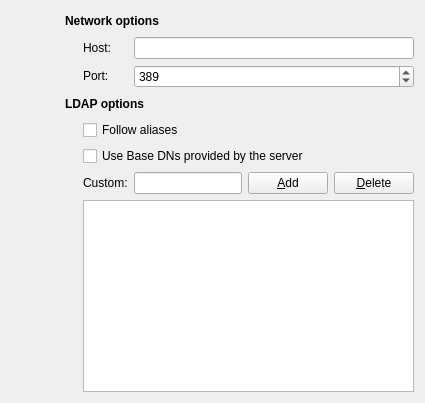
      <widget class="QWidget" name="tab">
       <attribute name="title">
        <string>Network</string>
       </attribute>
       <layout class="QGridLayout">
        <item row="0" column="1" rowspan="3" colspan="2">
         <layout class="QGridLayout" name="gridLayout_6">
          <item row="2" column="1">
           <widget class="QLabel" name="textLabel8">
            <property name="sizePolicy">
             <sizepolicy hsizetype="Fixed" vsizetype="Fixed">
              <horstretch>0</horstretch>
              <verstretch>0</verstretch>
             </sizepolicy>
            </property>
            <property name="minimumSize">
             <size>
              <width>0</width>
              <height>20</height>
             </size>
            </property>
            <property name="text">
             <string>Host:</string>
            </property>
            <property name="wordWrap">
             <bool>false</bool>
            </property>
           </widget>
          </item>
          <item row="2" column="2" colspan="3">
           <widget class="QLineEdit" name="hostLineEdit">
            <property name="sizePolicy">
             <sizepolicy hsizetype="Expanding" vsizetype="Fixed">
              <horstretch>0</horstretch>
              <verstretch>0</verstretch>
             </sizepolicy>
            </property>
            <property name="minimumSize">
             <size>
              <width>0</width>
              <height>20</height>
             </size>
            </property>
           </widget>
          </item>
          <item row="3" column="1">
           <widget class="QLabel" name="textLabel9">
            <property name="sizePolicy">
             <sizepolicy hsizetype="Fixed" vsizetype="Fixed">
              <horstretch>0</horstretch>
              <verstretch>0</verstretch>
             </sizepolicy>
            </property>
            <property name="minimumSize">
             <size>
              <width>0</width>
              <height>20</height>
             </size>
            </property>
            <property name="text">
             <string>Port:</string>
            </property>
            <property name="wordWrap">
             <bool>false</bool>
            </property>
           </widget>
          </item>
          <item row="3" column="2" colspan="3">
           <widget class="QSpinBox" name="portSpinBox">
            <property name="sizePolicy">
             <sizepolicy hsizetype="Expanding" vsizetype="Fixed">
              <horstretch>0</horstretch>
              <verstretch>0</verstretch>
             </sizepolicy>
            </property>
            <property name="minimumSize">
             <size>
              <width>0</width>
              <height>20</height>
             </size>
            </property>
            <property name="minimum">
             <number>1</number>
            </property>
            <property name="maximum">
             <number>65535</number>
            </property>
            <property name="value">
             <number>389</number>
            </property>
           </widget>
          </item>
          <item row="4" column="0" colspan="5">
           <widget class="QLabel" name="textLabel1">
            <property name="sizePolicy">
             <sizepolicy hsizetype="Expanding" vsizetype="Fixed">
              <horstretch>0</horstretch>
              <verstretch>0</verstretch>
             </sizepolicy>
            </property>
            <property name="minimumSize">
             <size>
              <width>0</width>
              <height>20</height>
             </size>
            </property>
            <property name="text">
             <string>&lt;b&gt;LDAP options&lt;/b&gt;</string>
            </property>
            <property name="alignment">
             <set>Qt::AlignVCenter</set>
            </property>
            <property name="wordWrap">
             <bool>false</bool>
            </property>
           </widget>
          </item>
          <item row="5" column="1" colspan="4">
           <widget class="QCheckBox" name="aliasBox">
            <property name="sizePolicy">
             <sizepolicy hsizetype="Expanding" vsizetype="Fixed">
              <horstretch>0</horstretch>
              <verstretch>0</verstretch>
             </sizepolicy>
            </property>
            <property name="minimumSize">
             <size>
              <width>0</width>
              <height>20</height>
             </size>
            </property>
            <property name="text">
             <string>Follow aliases</string>
            </property>
           </widget>
          </item>
          <item row="6" column="1" colspan="4">
           <widget class="QCheckBox" name="baseBox">
            <property name="sizePolicy">
             <sizepolicy hsizetype="Expanding" vsizetype="Fixed">
              <horstretch>0</horstretch>
              <verstretch>0</verstretch>
             </sizepolicy>
            </property>
            <property name="minimumSize">
             <size>
              <width>0</width>
              <height>20</height>
             </size>
            </property>
            <property name="text">
             <string>Use Base DNs provided by the server</string>
            </property>
           </widget>
          </item>
          <item row="7" column="1">
           <widget class="QLabel" name="textLabel2">
            <property name="sizePolicy">
             <sizepolicy hsizetype="Fixed" vsizetype="Fixed">
              <horstretch>0</horstretch>
              <verstretch>0</verstretch>
             </sizepolicy>
            </property>
            <property name="minimumSize">
             <size>
              <width>0</width>
              <height>20</height>
             </size>
            </property>
            <property name="text">
             <string>Custom:</string>
            </property>
            <property name="wordWrap">
             <bool>false</bool>
            </property>
           </widget>
          </item>
          <item row="7" column="2">
           <widget class="QLineEdit" name="baseEdit">
            <property name="minimumSize">
             <size>
              <width>0</width>
              <height>20</height>
             </size>
            </property>
           </widget>
          </item>
          <item row="7" column="3">
           <widget class="QPushButton" name="addBaseDNButton">
            <property name="sizePolicy">
             <sizepolicy hsizetype="Fixed" vsizetype="Fixed">
              <horstretch>0</horstretch>
              <verstretch>0</verstretch>
             </sizepolicy>
            </property>
            <property name="text">
             <string>&amp;Add</string>
            </property>
            <property name="shortcut">
             <string>Alt+A</string>
            </property>
            <property name="autoDefault">
             <bool>false</bool>
            </property>
            <property name="default">
             <bool>false</bool>
            </property>
           </widget>
          </item>
          <item row="7" column="4">
           <widget class="QPushButton" name="deleteBaseDNButton">
            <property name="sizePolicy">
             <sizepolicy hsizetype="Fixed" vsizetype="Fixed">
              <horstretch>0</horstretch>
              <verstretch>0</verstretch>
             </sizepolicy>
            </property>
            <property name="text">
             <string>&amp;Delete</string>
            </property>
            <property name="shortcut">
             <string>Alt+D</string>
            </property>
            <property name="autoDefault">
             <bool>false</bool>
            </property>
           </widget>
          </item>
          <item row="8" column="1" colspan="4">
           <widget class="QListWidget" name="baseDNWidget">
            <property name="selectionMode">
             <enum>QAbstractItemView::ExtendedSelection</enum>
            </property>
            <property name="selectionRectVisible">
             <bool>true</bool>
            </property>
           </widget>
          </item>
          <item row="5" column="0" rowspan="4">
           <spacer>
            <property name="orientation">
             <enum>Qt::Horizontal</enum>
            </property>
            <property name="sizeType">
             <enum>QSizePolicy::Fixed</enum>
            </property>
            <property name="sizeHint" stdset="0">
             <size>
              <width>12</width>
              <height>0</height>
             </size>
            </property>
           </spacer>
          </item>
          <item row="1" column="0" colspan="5">
           <widget class="QLabel" name="textLabel1_2">
            <property name="sizePolicy">
             <sizepolicy hsizetype="Expanding" vsizetype="Fixed">
              <horstretch>0</horstretch>
              <verstretch>0</verstretch>
             </sizepolicy>
            </property>
            <property name="minimumSize">
             <size>
              <width>0</width>
              <height>20</height>
             </size>
            </property>
            <property name="maximumSize">
             <size>
              <width>16777215</width>
              <height>20</height>
             </size>
            </property>
            <property name="text">
             <string>&lt;b&gt;Network options&lt;/b&gt;</string>
            </property>
            <property name="alignment">
             <set>Qt::AlignVCenter</set>
            </property>
            <property name="wordWrap">
             <bool>true</bool>
            </property>
           </widget>
          </item>
          <item row="2" column="0" rowspan="2">
           <spacer name="horizontalSpacer">
            <property name="orientation">
             <enum>Qt::Horizontal</enum>
            </property>
            <property name="sizeType">
             <enum>QSizePolicy::Fixed</enum>
            </property>
            <property name="sizeHint" stdset="0">
             <size>
              <width>12</width>
              <height>0</height>
             </size>
            </property>
           </spacer>
          </item>
         </layout>
        </item>
        <item row="0" column="0" rowspan="3">
         <layout class="QVBoxLayout" name="verticalLayout_5">
          <item>
           <widget class="QLabel" name="networkLabel">
            <property name="sizePolicy">
             <sizepolicy hsizetype="Fixed" vsizetype="Fixed">
              <horstretch>0</horstretch>
              <verstretch>0</verstretch>
             </sizepolicy>
            </property>
            <property name="minimumSize">
             <size>
              <width>48</width>
              <height>48</height>
             </size>
            </property>
            <property name="pixmap">
             <pixmap resource="../../luma.qrc">:/images/server.png</pixmap>
            </property>
            <property name="wordWrap">
             <bool>false</bool>
            </property>
           </widget>
          </item>
          <item>
           <spacer name="verticalSpacer_4">
            <property name="orientation">
             <enum>Qt::Vertical</enum>
            </property>
            <property name="sizeHint" stdset="0">
             <size>
              <width>20</width>
              <height>40</height>
             </size>
            </property>
           </spacer>
          </item>
         </layout>
        </item>
       </layout>
      </widget>
